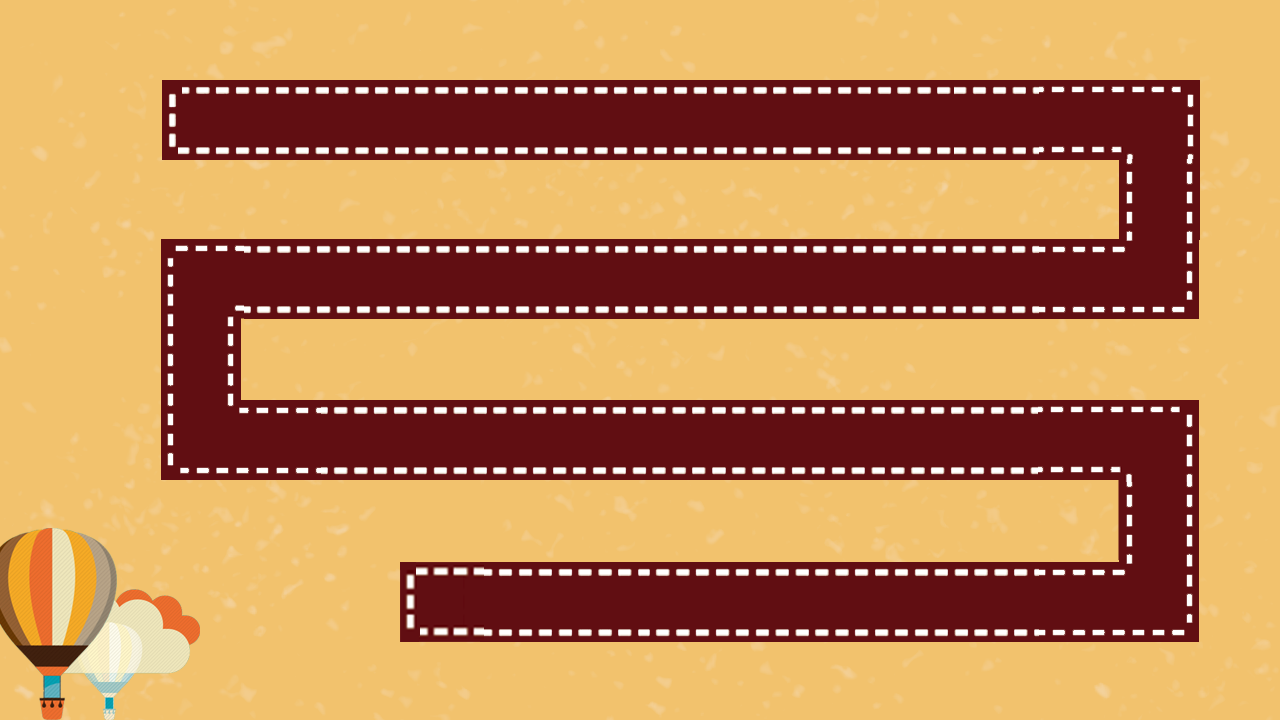

Tiled map render using the project's own tile images. Description and the map definition, with tile-layer contents summarised, below:
An orthogonal 16x9 tile map with 80x80 px tiles, 1 tile layer (块层 1) and 39 objects (enemy, baby, assistant).

<map version="1.0" orientation="orthogonal" width="16" height="9" tilewidth="80" tileheight="80">
 <tileset firstgid="1" name="6" tilewidth="80" tileheight="80">
  <image source="6.png" width="1280" height="720" />
 </tileset>
 <layer name="块层 1" width="16" height="9">
  <data>[144 cells, 144 non-empty, 144 distinct tile ids]</data>
 </layer>
 <objectgroup name="people" width="16" height="9">
  <object name="enemy" x="160" y="80" width="80" height="80" />
  <object name="baby" x="320" y="560" width="80" height="80" />
  <object name="assistant" x="404" y="584" width="37" height="33" />
 </objectgroup>
 <objectgroup name="barrier" width="16" height="9" visible="0">
  <object x="320" y="560" width="800" />
  <object x="320" y="640" width="880" />
  <object x="1200" y="400" height="240" />
  <object x="1120" y="480" height="80" />
  <object x="160" y="480" width="960" />
  <object x="240" y="400" width="960" />
  <object x="160" y="240" height="240" />
  <object x="240" y="320" height="80" />
  <object x="240" y="320" width="960" />
  <object x="160" y="240" width="960" />
  <object x="1120" y="160" height="80" />
  <object x="1200" y="80" height="240" />
  <object x="160" y="160" width="960" />
  <object x="160" y="80" width="1040" />
  <object x="160" y="80" height="80" />
 </objectgroup>
 <objectgroup name="road" width="16" height="9">
  <object x="160" y="79" width="999" height="81">
   <properties>
    <property name="direction" value="right" />
   </properties>
  </object>
  <object x="1121" y="80" width="76" height="203">
   <properties>
    <property name="direction" value="down" />
   </properties>
  </object>
  <object x="200" y="239" width="999" height="83">
   <properties>
    <property name="direction" value="left" />
   </properties>
  </object>
  <object x="159" y="236" width="76" height="203">
   <properties>
    <property name="direction" value="down" />
   </properties>
  </object>
  <object x="159" y="408" width="1003" height="72">
   <properties>
    <property name="direction" value="right" />
   </properties>
  </object>
  <object x="1120" y="403" width="77" height="197">
   <properties>
    <property name="direction" value="down" />
   </properties>
  </object>
  <object x="396" y="559" width="805" height="83">
   <properties>
    <property name="direction" value="left" />
   </properties>
  </object>
 </objectgroup>
 <objectgroup name="tower" width="16" height="9">
  <object x="400" y="160" width="80" height="80">
   <properties>
    <property name="type" value="5,6,7" />
   </properties>
  </object>
  <object x="960" y="160" width="80" height="80">
   <properties>
    <property name="type" value="5,6,7" />
   </properties>
  </object>
  <object x="320" y="320" width="80" height="80">
   <properties>
    <property name="type" value="5,6,7" />
   </properties>
  </object>
  <object x="720" y="320" width="80" height="80">
   <properties>
    <property name="type" value="5,6,7" />
   </properties>
  </object>
  <object x="1040" y="320" width="80" height="80">
   <properties>
    <property name="type" value="5,6,7" />
   </properties>
  </object>
  <object x="880" y="480" width="80" height="80">
   <properties>
    <property name="type" value="5,6,7" />
   </properties>
  </object>
  <object x="560" y="480" width="80" height="80">
   <properties>
    <property name="type" value="5,6,7" />
   </properties>
  </object>
  <object x="640" y="480" width="80" height="80">
   <properties>
    <property name="type" value="5,6,7" />
   </properties>
  </object>
  <object x="960" y="480" width="80" height="80">
   <properties>
    <property name="type" value="5,6,7" />
   </properties>
  </object>
  <object x="640" y="320" width="80" height="80">
   <properties>
    <property name="type" value="5,6,7" />
   </properties>
  </object>
  <object x="1120" y="320" width="80" height="80">
   <properties>
    <property name="type" value="5,6,7" />
   </properties>
  </object>
  <object x="880" y="160" width="80" height="80">
   <properties>
    <property name="type" value="5,6,7" />
   </properties>
  </object>
  <object x="480" y="160" width="80" height="80">
   <properties>
    <property name="type" value="5,6,7" />
   </properties>
  </object>
  <object x="240" y="320" width="80" height="80">
   <properties>
    <property name="type" value="5,6,7" />
   </properties>
  </object>
 </objectgroup>
</map>
